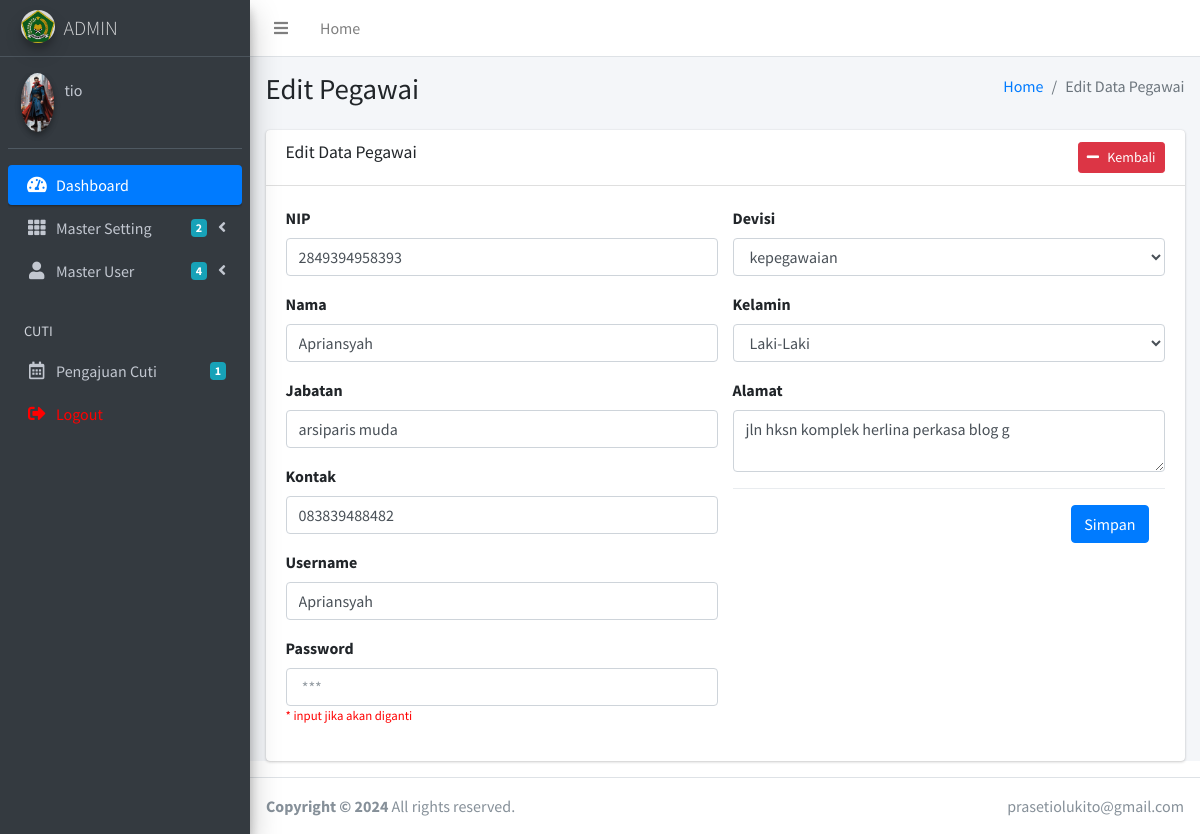
Screenshot of /admin/karyawan_edit.php?id=25 (signed in) with the database file from the repository.
### tables this page shows
CREATE TABLE `tbl_karyawan` (
  `karyawan_id` int(11) NOT NULL,
  `karyawan_devisi` int(11) NOT NULL,
  `karyawan_nip` bigint(20) DEFAULT NULL,
  `karyawan_nama` varchar(50) NOT NULL,
  `karyawan_jabatan` varchar(100) NOT NULL,
  `karyawan_alamat` varchar(100) NOT NULL,
  `karyawan_kelamin` varchar(20) NOT NULL,
  `karyawan_kontak` varchar(15) NOT NULL,
  `karyawan_username` varchar(50) NOT NULL,
  `karyawan_password` varchar(100) NOT NULL,
  `jenis_tahun` int(11) NOT NULL
);

CREATE TABLE `tbl_devisi` (
  `devisi_id` int(11) NOT NULL,
  `devisi_nama` varchar(100) NOT NULL
);

### admin/karyawan_edit.php (the view, shortened to what this page needs)
<?php include 'header.php'; ?>
<div class="content-wrapper">
	<section class="content-header">
		<div class="container-fluid">
			<div class="row mb-2">
				<div class="col-sm-6">
					<h1>Edit Pegawai</h1>
				</div>
				<div class="col-sm-6">
					<ol class="breadcrumb float-sm-right">
						<li class="breadcrumb-item"><a href="index.php">Home</a></li>
						<li class="breadcrumb-item active">Edit Data Pegawai</li>
					</ol>
				</div>
			</div>
		</div>
	</section>
    <section class="content">
      <div class="container-fluid">
        <div class="card card-default">
          <div class="card-header">
            <h3 class="card-title">Edit Data Pegawai</h3>
            <div class="float-right">
              <a href="karyawan.php" class="btn btn-sm btn-danger"><i class="fa fa-minus"></i> &nbsp Kembali</a>
            </div>
          </div>
          <div class="card-body">
            <div class="row">
              <div class="col-md-6">
              	<form action="karyawan_update.php" method="POST">
                  <?php
                  $id = $_GET['id'];
                  $data = mysqli_query($koneksi,"select * from tbl_karyawan where karyawan_id='$id'");
                  $d = mysqli_fetch_assoc($data);
                  ?>
              		<div class="form-group">
              			<label>NIP</label>
              			<input type="number" name="nip" value="<?php echo $d['karyawan_nip'] ?>" class="form-control" required placeholder="Misal : 11121***">
              		</div>
              		<div class="form-group">
              			<label>Nama </label>
              			<input type="text" name="nama" value="<?php echo $d['karyawan_nama'] ?>" class="form-control" required placeholder="Misal : Hamdan, Ali, ...">
              		</div>
                  <div class="form-group">
                    <label>Jabatan </label>
                    <input type="text" name="jabatan" value="<?php echo $d['karyawan_jabatan'] ?>" class="form-control" required placeholder="Jabatan">
                  </div>
              		<div class="form-group">
              			<label>Kontak </label>
              			<input type="number" name="kontak" value="<?php echo $d['karyawan_kontak'] ?>" class="form-control" required placeholder="Misal : 0822**, ...">
              		</div>
              		<div class="form-group">
              			<label>Username </label>
              			<input type="text" name="username" value="<?php echo $d['karyawan_username'] ?>" class="form-control" required placeholder="Misal : Hamdan, Ali, ...">
              		</div>
              		<div class="form-group">
              			<label>Password </label>
              			<input type="password" name="password" class="form-control" placeholder=" ***">
                    <small><p style="color:red;">* input jika akan diganti</p></small>
              		</div>
              	</div>
              	<div class="col-md-6">
              		<div class="form-group">
              			<label>Devisi</label>
              			<select class="form-control" name="devisi" required>
              				<?php
              				$devisi = mysqli_query($koneksi,"select * from tbl_devisi");
              				while($dv = mysqli_fetch_array($devisi)){
              					?>
              					<option <?php if($d['karyawan_devisi']==$dv['devisi_id']){echo "selected='selected'";} ?> value="<?php echo $dv['devisi_id'] ?>"><?php echo $dv['devisi_nama'] ?></option>
              					<?php
              				}
              				?>
              			</select>
              		</div>
              		<div class="form-group">
              			<label>Kelamin</label>
              			<select class="form-control" name="kelamin" required>
              				<option <?php if($d['karyawan_kelamin']=="Laki-Laki"){echo "selected='selected'";} ?> value="Laki-Laki">Laki-Laki</option>
              			</select>
              		</div>
              		<div class="form-group">
              			<label>Alamat</label>
              			<textarea class="form-control" name="alamat" ><?php echo $d['karyawan_alamat'] ?></textarea>
              		</div>
              		<div class="modal-footer">
              			<button type="submit" class="btn btn-primary">Simpan</button>
              		</div>
              </div>
            </div>
          </div>
        </div>
      </div>
    </section>
</div>
<?php include 'footer.php'; ?>

### admin/header.php (shortened to what this page needs)
<!DOCTYPE html>
<html>
<head>
  <link rel="stylesheet" href="../plugins/fontawesome-free/css/all.min.css">
  <link rel="stylesheet" href="https://code.ionicframework.com/ionicons/2.0.1/css/ionicons.min.css">
  <link rel="stylesheet" href="../plugins/tempusdominus-bootstrap-4/css/tempusdominus-bootstrap-4.min.css">
  <link rel="stylesheet" href="../plugins/icheck-bootstrap/icheck-bootstrap.min.css">
  <link rel="stylesheet" href="../plugins/jqvmap/jqvmap.min.css">
  <link rel="stylesheet" href="../plugins/datatables-bs4/css/dataTables.bootstrap4.css">
  <link rel="stylesheet" href="../dist/css/adminlte.min.css">
  <link rel="stylesheet" href="../plugins/overlayScrollbars/css/OverlayScrollbars.min.css">
  <link rel="stylesheet" href="../plugins/daterangepicker/daterangepicker.css">
  <link rel="stylesheet" href="../plugins/summernote/summernote-bs4.css">
</head>
  <?php include '../koneksi.php'; ?>
<body class="hold-transition sidebar-mini layout-fixed">
<div class="wrapper">
  <nav class="main-header navbar navbar-expand navbar-white navbar-light">
    <ul class="navbar-nav">
      <li class="nav-item">
        <a class="nav-link" data-widget="pushmenu" href="#"><i class="fas fa-bars"></i></a>
      </li>
      <li class="nav-item d-none d-sm-inline-block">
        <a href="index.php" class="nav-link">Home</a>
      </li>
    </ul>
  </nav>
  <aside class="main-sidebar sidebar-dark-primary elevation-4">
    <a href="index.php" class="brand-link">
      <img src="../dist/img/images.png" alt="Kemenag Logo" class="brand-image img-circle elevation-3"
           style="opacity: .8">
      <span class="brand-text font-weight-light">ADMIN</span>
    </a>
    <?php
    $saya = $_SESSION['id'];
    $data = mysqli_query($koneksi,"select * from tbl_admin where admin_id='$saya'");
    $d = mysqli_fetch_assoc($data);
    ?>
    <div class="sidebar">
      <div class="user-panel mt-3 pb-3 mb-3 d-flex">
        <div class="image">
          <?php
          if($d['admin_foto']=="admin_foto.png"){
            ?>
            <img src="../dist/img/admin_foto.png" class="img-circle elevation-2" alt="User Image">
            <?php
          }else{
            ?>
            <img src="../gambar/user/<?php echo $d['admin_foto'] ?>" class="img-circle elevation-2" alt="User Image">
            <?php
          }
          ?>
        </div>
        <div class="info">
          <a href="index.php" class="d-block"><?php echo $d['admin_nama'] ?></a>
        </div>
      </div>
      <nav class="mt-2">
        <ul class="nav nav-pills nav-sidebar flex-column" data-widget="treeview" role="menu" data-accordion="false">
          <li class="nav-item has-treeview menu-open">
            <a href="index.php" class="nav-link active">
              <i class="nav-icon fas fa-tachometer-alt"></i>
              <p>
                Dashboard
              </p>
            </a>
          </li>
          <li class="nav-item has-treeview">
            <a href="#" class="nav-link">
              <i class="nav-icon fas fa-th"></i>
              <p>
                Master Setting
                <i class="fas fa-angle-left right"></i>
                <span class="badge badge-info right">2</span>
              </p>
            </a>
          </li>
          <li class="nav-item has-treeview">
            <a href="#" class="nav-link">
              <i class="nav-icon fas fa-user"></i>
              <p>
                Master User
                <i class="fas fa-angle-left right"></i>
                <span class="badge badge-info right">4</span>
              </p>
            </a>
          </li>
          <li class="nav-header">CUTI</li>
          <li class="nav-item">
            <a href="cuti.php" class="nav-link">
              <i class="nav-icon far fa-calendar-alt"></i>
              <p>
                 <?php
                $cuti = mysqli_query($koneksi,"select * from tbl_cuti");
                $ct = mysqli_num_rows($cuti);
                ?>
                Pengajuan Cuti
                <span class="badge badge-info right"><?php echo $ct ?></span>
              </p>
            </a>
          </li>
           <li class="nav-item">
            <a href="logout.php" class="nav-link">
              <i class="nav-icon fas fa-sign-out-alt" style="color: red;"></i>
              <p style="color: red;">
                Logout
              </p>
            </a>
          </li>
        </ul>
      </nav>
    </div>
  </aside>

### rows the page displays
tbl_karyawan: nip "2849394958393", nama "Apriansyah", jabatan "arsiparis muda", kontak "083839488482", username "Apriansyah", devisi "kepegawaian", kelamin "Laki-Laki", alamat "jln hksn komplek herlina perkasa blog g"

### other values shown
$d['admin_nama'] "tio"
$ct "1"
